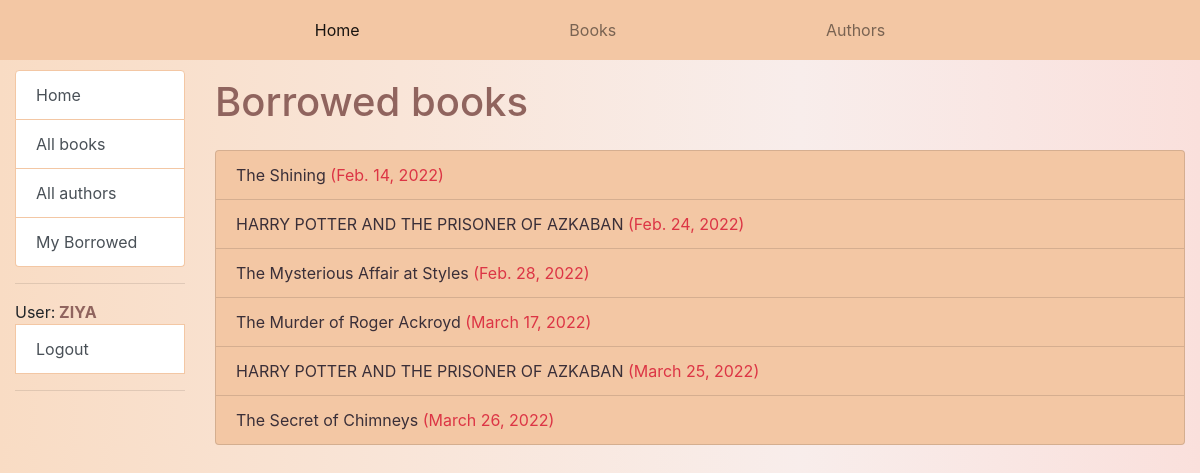
Page /catalog/mybooks/ (signed in) on the earlier database version.
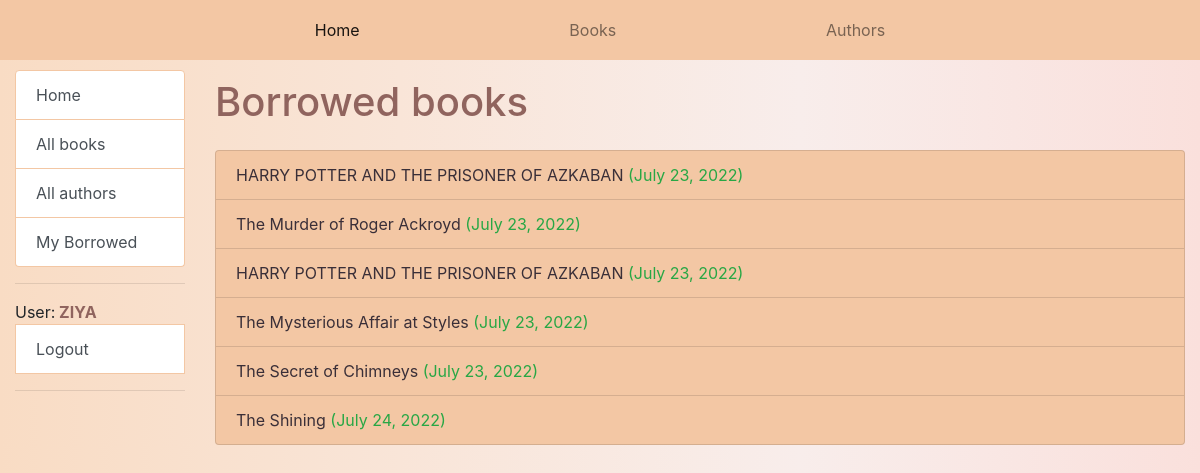
Same page on the later database version.
### catalog/models.py (models this page shows, shortened)
class BookInstance(models.Model):
    id = models.UUIDField(primary_key=True, default=uuid.uuid4, help_text='Unique ID for this particular book across whole library')
    book = models.ForeignKey('Book', on_delete=models.RESTRICT, null=True)
    imprint = models.CharField(max_length=200)
    due_back = models.DateField(null=True, blank=True)
    borrower = models.ForeignKey(User,on_delete=models.SET_NULL,null=True,blank=True)
    LOAN_STATUS = (
        ('m', 'Maintainance'),
        ('o', 'On loan'),
        ('a', 'Available'),
         ('r', 'Reserved'),
    )
    status = models.CharField(
        max_length=1,
        choices=LOAN_STATUS,
        blank=True,
        default='m',
        help_text='Book availability',
    )
    class Meta:
        ordering = ['due_back']
        permissions = (("can_view_all_books", "View all borrowed books"),("can_renew","renew a book"))
    @property
    def is_overdue(self):
        if self.due_back and date.today() > self.due_back:
            return True
        return False

class Book(models.Model):
    title = models.CharField(max_length=200)
    author = models.ForeignKey('Author',on_delete=models.SET_NULL, null=True)
    summary = models.TextField(max_length=1000, help_text='Enter a brief description of the book')
    isbn = models.CharField('ISBN',max_length=13,unique=True,
                help_text='13 Character <a href="https://www.isbn-international.org/content/what-isbn">ISBN number</a>')
    genre = models.ManyToManyField(Genre,help_text='Select a genre for this book')
    language =models.ForeignKey('Language',on_delete=models.SET_NULL,null=True)
    def display_genre(self):
        return ', '.join(genre.name for genre in self.genre.all()[:3])
    display_genre.short_description = 'Genre'

### catalog/views.py (the view)
# urls.py: path('mybooks/',views.LoanedBooksByUserListView.as_view(),name='my-borrowed'),
class LoanedBooksByUserListView(LoginRequiredMixin,generic.ListView):
    model = BookInstance
    template_name = 'catalog/bookinstance_list_borrowed_user.html'
    paginate_by = 10
    def get_queryset(self) :
        return BookInstance.objects.filter(borrower = self.request.user).filter(status__exact ='o').order_by('due_back')

### catalog/templates/catalog/bookinstance_list_borrowed_user.html
{% extends "base_generic.html" %}
{% block content %}
    <h1 class="accent mb-4 mt-2">Borrowed books</h1>
    {% if bookinstance_list %}
    <ul class="list-group">
        {% for bookinst in bookinstance_list %}
        <li class="list-group-item list-color {% if bookinst.is_overdue %}text-danger{% else %} text-success{% endif %}">        <a  class =" dark"href="{% url 'book-detail' bookinst.book.pk %}">{{bookinst.book.title}}</a> ({{ bookinst.due_back }})
        </li>
        {% endfor %}
    </ul>
    {% else %}
      <p>There are no books borrowed.</p>
    {% endif %}
{% endblock %}

### catalog/templates/base_generic.html (shortened to what this page needs)
<!DOCTYPE html>
<html lang="en">
<head>
  <link rel="stylesheet" href="https://cdn.jsdelivr.net/npm/bootstrap@4.5.3/dist/css/bootstrap.min.css">
  {% load static %}
  <link rel="stylesheet" href="{% static 'css/styles.css' %}">
</head>
<body>
<div class="container-fluid" style="background-color: #f3c7a4;">
  <nav class=" navbar-light  navigation">
      <div class="navbar-nav" style="flex-direction:row;justify-content: space-around;">
          <a class="nav-link active" aria-current="page" href="{% url 'index' %}">Home</a>
          <a class="nav-link" href="{% url 'books' %}">Books</a>
          <a class="nav-link" href="{% url 'authors' %}">Authors</a>
        </div>
  </nav>
</div>
    <div class="container-fluid">
      <div class="row">
        <div class="col-sm-2 " >
          {% block sidebar %}
      <div class="list-group ">
      <a href="{% url 'index' %}" class="list-group-item list-group-item-action list-border" >Home  </a>
      <a href= "{% url 'books' %}"class="list-group-item list-group-item-action list-border">All books</a>
      <a href= "{% url 'authors' %}" class="list-group-item list-group-item-action list-border">All authors</a>
      <a href="{% url 'my-borrowed' %}"class="list-group-item list-group-item-action list-border">My Borrowed</a>
      </div>
      {% if user.is_authenticated %}
      <hr>
      User:<strong class="accent"> {{user.get_username|upper}}</strong>
      <a href="{% url 'logout' %}?next={{request.path}}" class="list-group-item list-group-item-action list-border">Logout</a>
      {% else %}
        <li><a class="list-group-item list-group-item-action list-border"href="{% url 'login' %}?next={{request.path}}">Login</a></li>
      {% endif %}
      <hr>
  {% endblock sidebar %}
       </div>
  <div class="col-sm-10 ">{% block content %}{% endblock %}
  </div>
        </div>
        </div>
</body>
</html>

### catalog/static/css/styles.css (style rules this page uses)
.accent { color: #90645e; }
.dark { color: #3a2f38; }
.list-color { background:#f3c7a4 ; }
body { background-image: linear-gradient(to left, #fae0dc, #f8edeb,#f9e5d8,#f9dcc4 ); }
li { list-style: none; }
.list-border { border: 1px solid #f3c7a4; }
.row { margin-top:10px; }
.navigation { width:800px; padding: 10px; margin: 0 auto; }

Differences in the rows shown:
changed BookInstance (number 1 of 6 on the later page): due_back "Feb. 24, 2022" → "July 23, 2022"
changed BookInstance "The Murder of Roger Ackroyd": due_back "March 17, 2022" → "July 23, 2022"
changed BookInstance (number 3 of 6 on the later page): due_back "March 25, 2022" → "July 23, 2022"
changed BookInstance "The Mysterious Affair at Styles": due_back "Feb. 28, 2022" → "July 23, 2022"; moves down the list
changed BookInstance "The Secret of Chimneys": due_back "March 26, 2022" → "July 23, 2022"
changed BookInstance "The Shining": due_back "Feb. 14, 2022" → "July 24, 2022"; moves down the list
